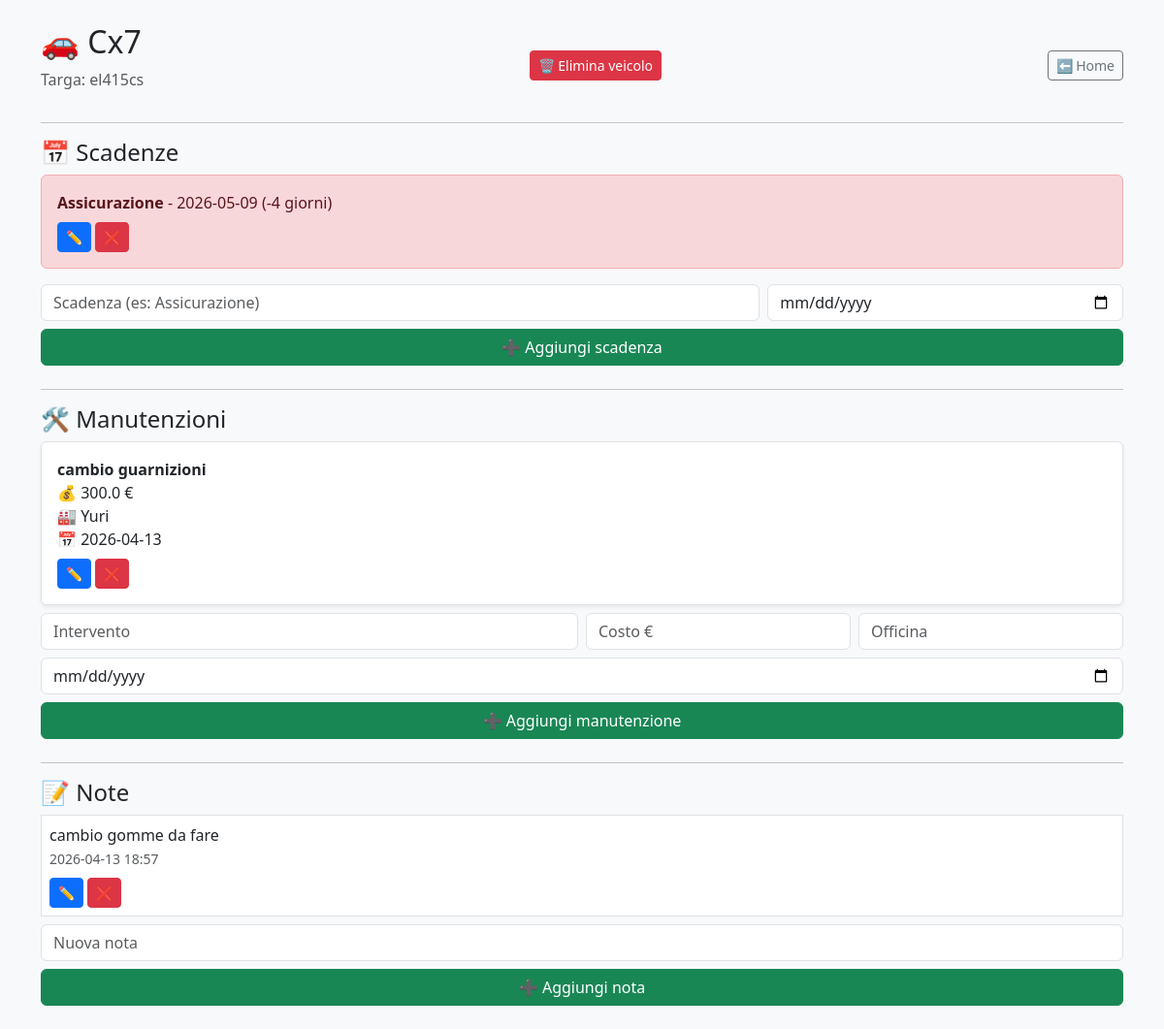
/vehicle/3 (signed in), run on the app's committed database.
### tables this page shows
CREATE TABLE vehicles (
        id INTEGER PRIMARY KEY AUTOINCREMENT,
        user_id INTEGER,
        name TEXT,
        plate TEXT
    );

CREATE TABLE deadlines (
        id INTEGER PRIMARY KEY AUTOINCREMENT,
        vehicle_id INTEGER,
        description TEXT,
        due_date TEXT
    );

CREATE TABLE maintenances (
        id INTEGER PRIMARY KEY AUTOINCREMENT,
        vehicle_id INTEGER,
        description TEXT,
        cost REAL,
        workshop TEXT,
        date TEXT
    );

CREATE TABLE notes (
        id INTEGER PRIMARY KEY AUTOINCREMENT,
        vehicle_id INTEGER,
        content TEXT,
        created_at TEXT
    );

### app.py (the view)
@app.route("/vehicle/<int:vehicle_id>")
def vehicle(vehicle_id):
    if "user_id" not in session:
        return redirect("/login")
    vehicle = database.get_vehicle_by_id(vehicle_id, session["user_id"])
    if not vehicle:
        return "Veicolo non trovato"
    deadlines = database.get_deadlines_by_vehicle(vehicle_id)
    today = datetime.today()
    maintenances = database.get_maintenances_by_vehicle(vehicle_id)
    notes = database.get_notes_by_vehicle(vehicle_id)
    deadlines_with_status = []
    for d in deadlines:
        if not d["due_date"]:
            continue  # salta se vuota
        due_date = datetime.strptime(d["due_date"], "%Y-%m-%d")
        days_left = (due_date - today).days
        if days_left <= 10:
            status = "red"
        elif days_left <= 30:
            status = "yellow"
        else:
            status = "normal"
        deadlines_with_status.append({
            "id": d["id"],
            "description": d["description"],
            "due_date": d["due_date"],
            "days_left": days_left,
            "status": status
        })
    return render_template(
        "vehicle.html",
        vehicle=vehicle,
        deadlines=deadlines_with_status,
        notes=notes,
        maintenances=maintenances
    )

### database.py (called while the page is built)
def get_connection():
    conn = sqlite3.connect(DB_NAME)
    conn.row_factory = sqlite3.Row
    return conn

def get_deadlines_by_vehicle(vehicle_id):
    conn = get_connection()
    cursor = conn.cursor()
    cursor.execute("""
    SELECT * FROM deadlines WHERE vehicle_id = ?
    ORDER BY due_date ASC
    """, (vehicle_id,))
    deadlines = cursor.fetchall()
    conn.close()
    return deadlines

def get_vehicle_by_id(vehicle_id, user_id):
    conn = get_connection()
    cursor = conn.cursor()
    cursor.execute("""
    SELECT * FROM vehicles
    WHERE id = ? AND user_id = ?
    """, (vehicle_id, user_id))
    vehicle = cursor.fetchone()
    conn.close()
    return vehicle

def get_notes_by_vehicle(vehicle_id):
    conn = get_connection()
    cursor = conn.cursor()
    cursor.execute("""
    SELECT * FROM notes
    WHERE vehicle_id = ?
    ORDER BY id DESC
    """, (vehicle_id,))
    notes = cursor.fetchall()
    conn.close()
    return notes

def get_maintenances_by_vehicle(vehicle_id):
    conn = get_connection()
    cursor = conn.cursor()
    cursor.execute("""
    SELECT * FROM maintenances
    WHERE vehicle_id = ?
    ORDER BY date DESC
    """, (vehicle_id,))
    data = cursor.fetchall()
    conn.close()
    return data

### templates/vehicle.html (shortened to what this page needs)
<!DOCTYPE html>
<html>
<head>
    <link href="https://cdn.jsdelivr.net/npm/bootstrap@5.3.0/dist/css/bootstrap.min.css" rel="stylesheet">
</head>
<body class="bg-light">
<div class="container mt-4">
    <div class="d-flex justify-content-between align-items-center">
        <div>
            <h2>🚗 {{ vehicle["name"] }}</h2>
            <p class="text-muted">Targa: {{ vehicle["plate"] }}</p>
        </div>
        <a href="/delete_vehicle/{{ vehicle['id'] }}"
           class="btn btn-danger btn-sm"
           onclick="return confirm('Sei sicuro di voler eliminare questo veicolo?');">
            🗑️ Elimina veicolo
        </a>
        <a href="/" class="btn btn-outline-secondary btn-sm">⬅ Home</a>
    </div>
    <hr>
    <h4>📅 Scadenze</h4>
    {% for d in deadlines %}
        <div class="alert
            {% if d.status == 'red' %} alert-danger
            {% elif d.status == 'yellow' %} alert-warning
            {% else %} alert-light
            {% endif %}
        ">
            <b>{{ d.description }}</b> - {{ d.due_date }}
            ({{ d.days_left }} giorni)
            <div class="mt-2">
                <a href="/edit_deadline/{{ d.id }}/{{ vehicle.id }}" class="btn btn-sm btn-primary">✏️</a>
                <a href="/delete_deadline/{{ d.id }}/{{ vehicle.id }}" class="btn btn-sm btn-danger">❌</a>
            </div>
        </div>
    {% endfor %}
    <form method="post" action="/add_deadline/{{ vehicle['id'] }}" class="row g-2 mb-4">
        <div class="col-md-8">
            <input class="form-control" name="description" placeholder="Scadenza (es: Assicurazione)">
        </div>
        <div class="col-md-4">
            <input class="form-control" type="date" name="due_date" required>
        </div>
        <div class="col-12">
            <button class="btn btn-success w-100">➕ Aggiungi scadenza</button>
        </div>
    </form>
    <hr>
    <h4>🛠️ Manutenzioni</h4>
    {% for m in maintenances %}
        <div class="border rounded p-3 mb-2 bg-white shadow-sm">
            <b>{{ m.description }}</b><br>
            💰 {{ m.cost }} €<br>
            🏭 {{ m.workshop }}<br>
            📅 {{ m.date }}
            <div class="mt-2">
                <a href="/edit_maintenance/{{ m.id }}/{{ vehicle.id }}" class="btn btn-sm btn-primary">✏️</a>
                <a href="/delete_maintenance/{{ m.id }}/{{ vehicle.id }}" class="btn btn-sm btn-danger">❌</a>
            </div>
        </div>
    {% endfor %}
    <form method="post" action="/add_maintenance/{{ vehicle['id'] }}" class="row g-2 mb-4">
        <div class="col-md-6">
            <input class="form-control" name="description" placeholder="Intervento">
        </div>
        <div class="col-md-3">
            <input class="form-control" name="cost" placeholder="Costo €">
        </div>
        <div class="col-md-3">
            <input class="form-control" name="workshop" placeholder="Officina">
        </div>
        <div class="col-md-12">
            <input class="form-control" type="date" name="date" required>
        </div>
        <div class="col-12">
            <button class="btn btn-success w-100">➕ Aggiungi manutenzione</button>
        </div>
    </form>
    <hr>
    <h4>📝 Note</h4>
    {% for n in notes %}
        <div class="border p-2 mb-2 bg-white">
            {{ n.content }}<br>
            <small class="text-muted">{{ n.created_at }}</small>
            <div class="mt-2">
                <a href="/edit_note/{{ n.id }}/{{ vehicle.id }}" class="btn btn-sm btn-primary">✏️</a>
                <a href="/delete_note/{{ n.id }}/{{ vehicle.id }}" class="btn btn-sm btn-danger">❌</a>
            </div>
        </div>
    {% endfor %}
    <form method="post" action="/add_note/{{ vehicle['id'] }}" class="mb-4">
        <input class="form-control mb-2" name="content" placeholder="Nuova nota">
        <button class="btn btn-success w-100">➕ Aggiungi nota</button>
    </form>
</div>
</body>
</html>

### data on the page
vehicles: name "Cx7", plate "el415cs"
deadlines: description "Assicurazione", due_date "2026-05-09", days_left "-4"
maintenances: description "cambio guarnizioni", cost "300.0", workshop "Yuri", date "2026-04-13"
notes: content "cambio gomme da fare", created_at "2026-04-13 18:57"
